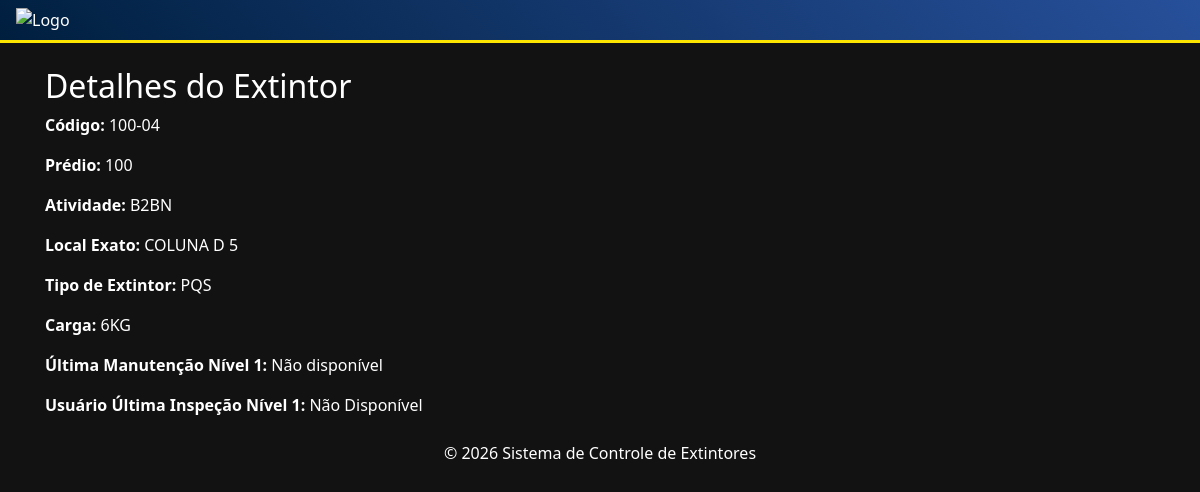
/codigobarras.php?codigo=100-04, run on the app's committed database.
### tables this page shows
CREATE TABLE `bd_extintores` (
  `id` int(11) NOT NULL,
  `Predio` varchar(50) NOT NULL,
  `codigo` varchar(50) NOT NULL,
  `numero_selo_inmetro` varchar(50) DEFAULT NULL COMMENT 'Código alfanumérico único do selo',
  `Atividade` varchar(50) NOT NULL,
  `Local_Exato` varchar(100) NOT NULL,
  `tip_extintor` varchar(50) NOT NULL,
  `carga` varchar(10) NOT NULL,
  `manutencao_n2` date DEFAULT NULL,
  `proxima_manutencao_n2` date DEFAULT NULL,
  `dias_para_expirar_n2` int(11) DEFAULT NULL,
  `inspecao_trimestral_nivel1` date DEFAULT NULL,
  `selo_do_Inmetro` varchar(50) DEFAULT NULL,
  `sinalizacao_vertical` varchar(50) DEFAULT NULL,
  `sinalizacao_piso` varchar(50) DEFAULT NULL,
  `ficha_inspecao_trimestral` varchar(50) DEFAULT NULL,
  `lacre` varchar(50) DEFAULT NULL,
  `pressao_manometro` varchar(50) DEFAULT NULL,
  `anel_identificacao` varchar(50) DEFAULT NULL,
  `pesagem_co2_semestral` varchar(7) NOT NULL DEFAULT '0',
  `usuario` varchar(50) DEFAULT NULL,
  `comentarios` text,
  `foto` varchar(255) DEFAULT NULL COMMENT 'DEPRECATED: use tabela inspecao_fotos. Mantido para retrocompatibilidade.',
  `created_at` timestamp NULL DEFAULT CURRENT_TIMESTAMP,
  `updated_at` timestamp NULL DEFAULT CURRENT_TIMESTAMP ON UPDATE CURRENT_TIMESTAMP,
  `cobertura` tinyint(1) DEFAULT '0',
  `peso_co2` float DEFAULT NULL,
  `usuario_n2` varchar(255) DEFAULT NULL,
  `status_aprovacao` enum('Aprovado','Em espera') DEFAULT NULL
);

### codigobarras.php (the view, shortened to what this page needs)
<?php
require_once __DIR__ . '/config/db_conexao.php';
include 'auditoria.php';
$error_message = null;
if (!isset($_GET['codigo'])) {
    $error_message = 'Código de barras não fornecido.';
    error_log('codigobarras.php erro: ' . $error_message);
} else {
    $codigo = htmlspecialchars($_GET['codigo']);
}
$user_level = isset($_SESSION['user_level']) ? $_SESSION['user_level'] : null;
$result = null;
if (!isset($error_message)) {
    $sql = "
        SELECT e.*,
               e.usuario AS usuario_inspecao_nivel1,
               e.usuario_n2 AS usuario_manutencao_nivel2
        FROM bd_extintores e
        WHERE e.codigo = ?
        LIMIT 1";
    $stmt = $conn->prepare($sql);
    if ($stmt) {
        $stmt->bind_param('s', $codigo);
        $stmt->execute();
        $result = $stmt->get_result();
    }
}
?>
<!DOCTYPE html>
<html lang="pt-BR">
<head>
    <link href="https://maxcdn.bootstrapcdn.com/bootstrap/4.0.0/css/bootstrap.min.css" rel="stylesheet">
    <link rel="stylesheet" href="styles.css">
</head>
<body>
<?php
if ($user_level == 'admin') {
    include '../templates/header1.php';
} elseif ($user_level == 'bombeiro') {
    include '../templates/header2.php';
} elseif ($user_level == 'fornecedor') {
    include '../templates/header3.php';
} else {
    include '../templates/header.php';
}
?>
<div class="container mt-4">
<?php
if (isset($error_message)) {
    echo "<div class='alert alert-danger'>" . htmlspecialchars($error_message) . "</div>";
} elseif ($result) {
    if ($result->num_rows > 0) {
        $extintor = $result->fetch_assoc();
        ?>
        <h2 class="detalhes-extintor">Detalhes do Extintor</h2>
        <p><strong>Código:</strong> <?php echo htmlspecialchars($extintor['codigo']); ?></p>
        <p><strong>Prédio:</strong> <?php echo htmlspecialchars($extintor['Predio']); ?></p>
        <p><strong>Atividade:</strong> <?php echo htmlspecialchars($extintor['Atividade']); ?></p>
        <p><strong>Local Exato:</strong> <?php echo htmlspecialchars($extintor['Local_Exato']); ?></p>
        <p><strong>Tipo de Extintor:</strong> <?php echo htmlspecialchars($extintor['tip_extintor']); ?></p>
        <p><strong>Carga:</strong> <?php echo htmlspecialchars($extintor['carga']); ?></p>
        <p><strong>Última Manutenção Nível 1:</strong>
            <?php
            if (!empty($extintor['inspecao_trimestral_nivel1'])) {
                echo htmlspecialchars(date_format(date_create($extintor['inspecao_trimestral_nivel1']), 'd-m-Y'));
            } else {
                echo 'Não disponível';
            }
            ?>
        </p>
        <p><strong>Usuário Última Inspeção Nível 1:</strong>
		<?php
		if (!empty($extintor['usuario_inspecao_nivel1']))	{
			echo htmlspecialchars($extintor['usuario_inspecao_nivel1']);
		} else {
			echo 'Não Disponível';
		}
		?>
		</p>
        <?php
    } else {
        echo "<div class='alert alert-warning'>Nenhum extintor encontrado com o código fornecido.</div>";
    }
} elseif (!isset($error_message) && isset($stmt) && $stmt) {
    echo "<div class='alert alert-danger'>Erro ao executar a consulta: " . $stmt->error . "</div>";
}
?>
</div>
<footer class="footer mt-4">
    <div class="container text-center">
        <p>&copy; <?= date('Y') ?> Sistema de Controle de Extintores</p>
    </div>
</footer>
</body>
</html>

### styles.css (style rules this page uses)
body { font-family: 'Segoe UI', Tahoma, Geneva, Verdana, sans-serif; background-color: #121212; color: #ffffff; }

### data on the page
bd_extintores: codigo "100-04", Predio "100", Atividade "B2BN", Local_Exato "COLUNA D 5", tip_extintor "PQS", carga "6KG"
